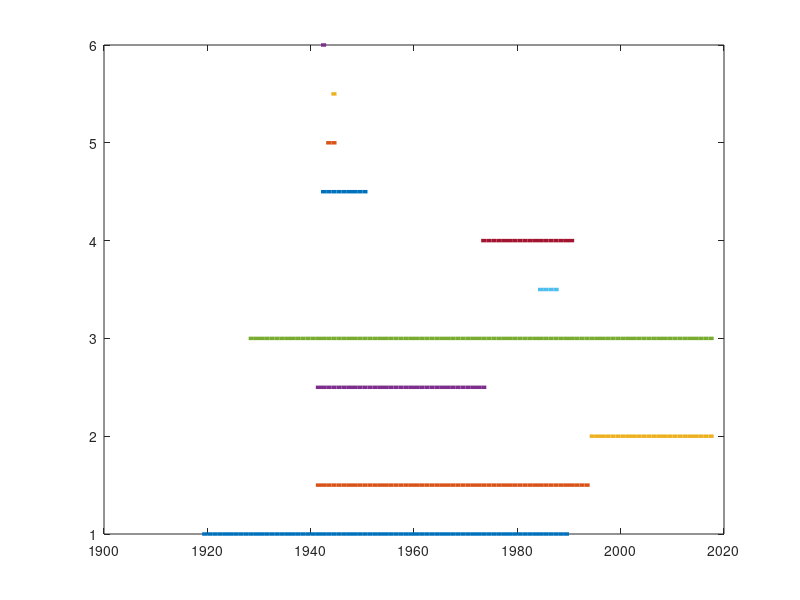

Here is the MATLAB script that generated this plot: (Note: this script raises an error after producing the figure.)
%%periodOfRecord
    %Shows the period of record for all historical and current sounding
    %sites located around the Long Island area. Refers to the IGRA v2
    %dataset.
    %
    %Version date: 6/12/2018
    %
    %Written by: Daniel Hueholt
    %Undergraduate Research Assistant at Environment Analytics
    %North Carolina State University
    %

%% New York
st.Upton = 1994:2018;
st.LaGuardia = 1939:1972;
st.JFK = 1952:1980;
st.Hempstead = 1918:1945;
st.NYU = 1935:1944;
st.Westhampton = 1943:1945;
st.FishersIsland = 1944:1945;
st.StatenIsland = 1929:1931;
st.Hartford = 1939:1947;
st.Lakehurst = 1946:1955;
st.SpringLake = 1943:1944;
st.FortMonmouth = 1929:1948;
st.Newark = 1929:1938;
st.PointJudith = 1944:1946;
st.Nantucket = 1941:1970;
st.FalmouthOtisAFB = 1964:1965;

stationLabels = {'Upton','La Guardia','JFK','Hempstead','NYU','Westhampton','Fishers Island','Staten Island','Hartford','Lakehurst','Spring Lake','Fort Monmouth','Newark','Point Judith','Nantucket','Falmouth-Otis AFB'};
stationPointers = {'Upton','LaGuardia','JFK','Hempstead','NYU','Westhampton','FishersIsland','StatenIsland','Hartford','Lakehurst','SpringLake','FortMonmouth','Newark','PointJudith','Nantucket','FalmouthOtisAFB'};

%% North Carolina
st.PopeAFB = 1919:1990;
st.CapeHatteras = 1941:1994;
st.MoreheadCity = 1994:2018;
st.Raleigh = 1941:1974;
st.Greensboro = 1928:2018;
st.FortBragg = 1984:1988;
st.DareGunnery = 1973:1991;
st.Laurinburg = 1942:1951;
st.Wilmington = 1943:1945;
st.OakIsland = 1944:1945;
st.Charlotte = 1942:1943;

stationLabels = {'Pope AFB','Cape Hatteras','Morehead City','Raleigh','Greensboro','Fort Bragg','Dare Gunnery','Laurinburg','Wilmington','Oak Island','Charlotte'};
stationPointers = {'PopeAFB','CapeHatteras','MoreheadCity','Raleigh','Greensboro','FortBragg','DareGunnery','Laurinburg','Wilmington','OakIsland','Charlotte'};



%% Plot settings
wire = 1;
for c = 1:length(stationPointers)
    plot(st.(stationPointers{c}),ones(1,length(st.(stationPointers{c}))).*wire,'LineWidth',2.5);
    hold on
    wire = wire+0.5;
end

axe = gca;
axe.YTick = 1:0.5:wire-0.5;
axe.YTickLabel = stationLabels;
axe.XTick = 1918:3:2018;
ylim([0,wire+1])
xlim([1918 2018])
 